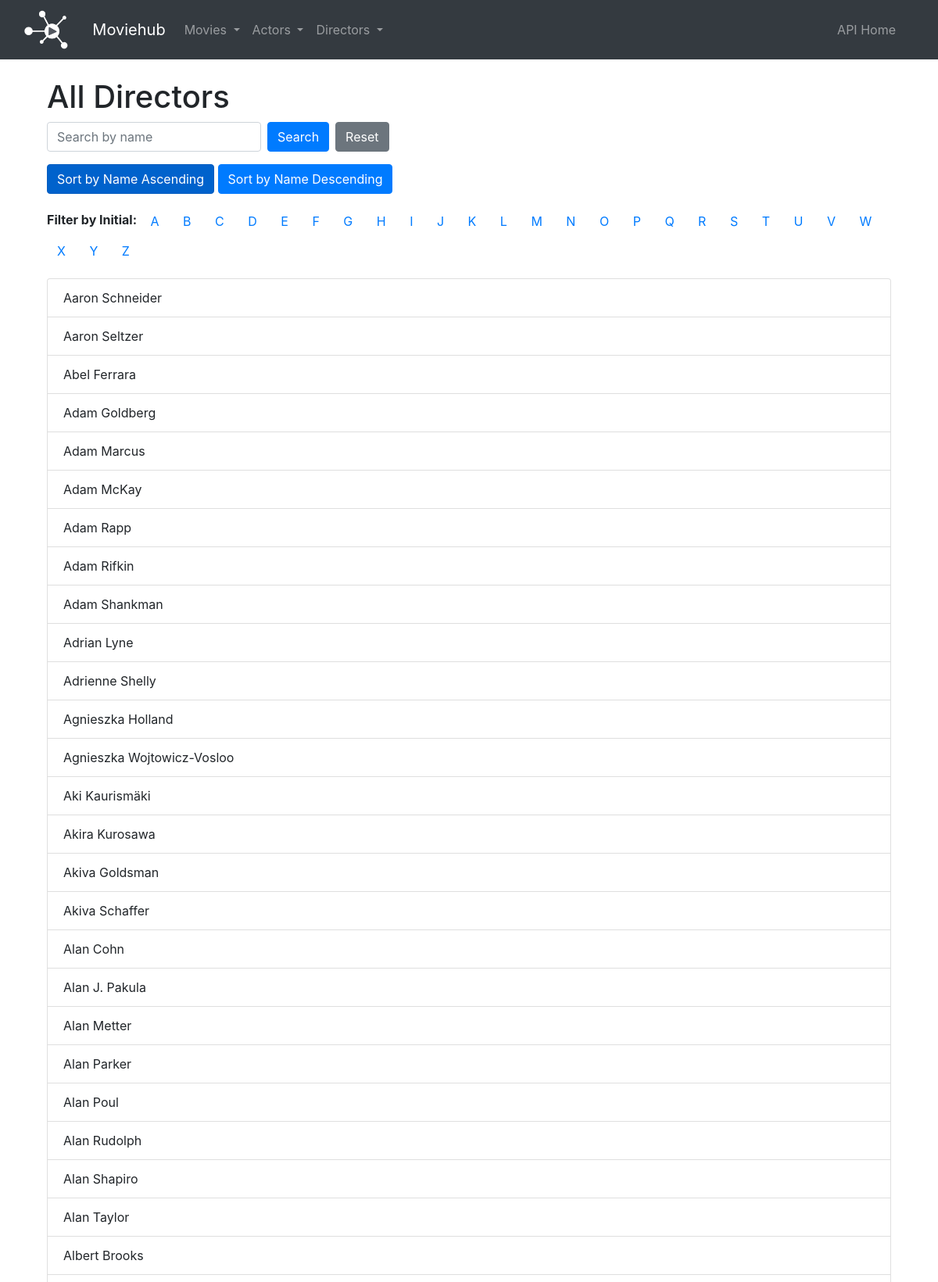
The page /directors/ (upper part) on the database its author committed.
### movies/models.py (models this page shows, shortened)
class Director(models.Model):
    id = models.AutoField(primary_key=True) #explicit PK
    name = models.CharField(max_length=255, unique=True) #unique constrain for integrity

### movies/views.py (the view)
# urls.py: path('directors/', directors_list, name='directors_list'),  #list all directors
def directors_list(request):
    sort_by = request.GET.get('sort', 'name')
    order = request.GET.get('order', 'asc')
    initial = request.GET.get('initial', None)
    search_query = request.GET.get('q', '')
    if sort_by == 'name':
        directors = Director.objects.order_by('-name') if order == 'desc' else Director.objects.order_by('name')
    else:
        directors = Director.objects.all()
    if initial:
        directors = directors.filter(name__istartswith=initial)
    if search_query:
        directors = directors.filter(name__icontains=search_query)
    return render(request, 'movies/directors_list.html', {'directors': directors, 'sort_by': sort_by, 'order': order, 'initial': initial, 'search_query': search_query})

### movies/templates/movies/directors_list.html (shortened to what this page needs)
{% extends "movies/base.html" %}
{% block content %}
<div class="container mt-4">
    <h1>All Directors</h1>
    <form method="get" class="form-inline mb-3">
        <input type="text" name="q" class="form-control mr-2" placeholder="Search by name" value="{{ search_query }}">
        <button type="submit" class="btn btn-primary">Search</button>
        <a href="{% url 'directors_list' %}" class="btn btn-secondary ml-2">Reset</a>
    </form>
    <div class="mb-3">
        <a href="?sort=name&order=asc" class="btn btn-primary {% if order == 'asc' %}active{% endif %}">Sort by Name Ascending</a>
        <a href="?sort=name&order=desc" class="btn btn-primary {% if order == 'desc' %}active{% endif %}">Sort by Name Descending</a>
    </div>
    <div class="mb-3">
        <strong>Filter by Initial:</strong>
        {% for letter in "ABCDEFGHIJKLMNOPQRSTUVWXYZ" %}
            <a href="?initial={{ letter }}&sort=name&order={{ order }}" class="btn btn-link {% if initial == letter %}active{% endif %}">{{ letter }}</a>
        {% endfor %}
    </div>
    <ul class="list-group mt-3">
        {% for director in directors %}
            <li class="list-group-item">
                {{ director.name }}
            </li>
        {% endfor %}
    </ul>
</div>
{% endblock %}

### rows shown on the page
Director: name "Aaron Schneider"
Director: name "Aaron Seltzer"
Director: name "Abel Ferrara"
Director: name "Adam Goldberg"
Director: name "Adam Marcus"
Director: name "Adam McKay"
Director: name "Adam Rapp"
Director: name "Adam Rifkin"
Director: name "Adam Shankman"
Director: name "Adrian Lyne"
Director: name "Adrienne Shelly"
Director: name "Agnieszka Holland"
Director: name "Agnieszka Wojtowicz-Vosloo"
Director: name "Aki Kaurismäki"
Director: name "Akira Kurosawa"
Director: name "Akiva Goldsman"
Director: name "Akiva Schaffer"
Director: name "Alan Cohn"
Director: name "Alan J. Pakula"
Director: name "Alan Metter"
Director: name "Alan Parker"
Director: name "Alan Poul"
Director: name "Alan Rudolph"
Director: name "Alan Shapiro"
Director: name "Alan Taylor"
Director: name "Albert Brooks"

### other values the page prints
{{ letter }} "A" "B" "C" "D" "E" "F" "G" "H" "I" "J" "K" "L" "M" "N" "O" "P" "Q" "R" "S" "T" "U" "V" "W" "X" "Y" "Z"
